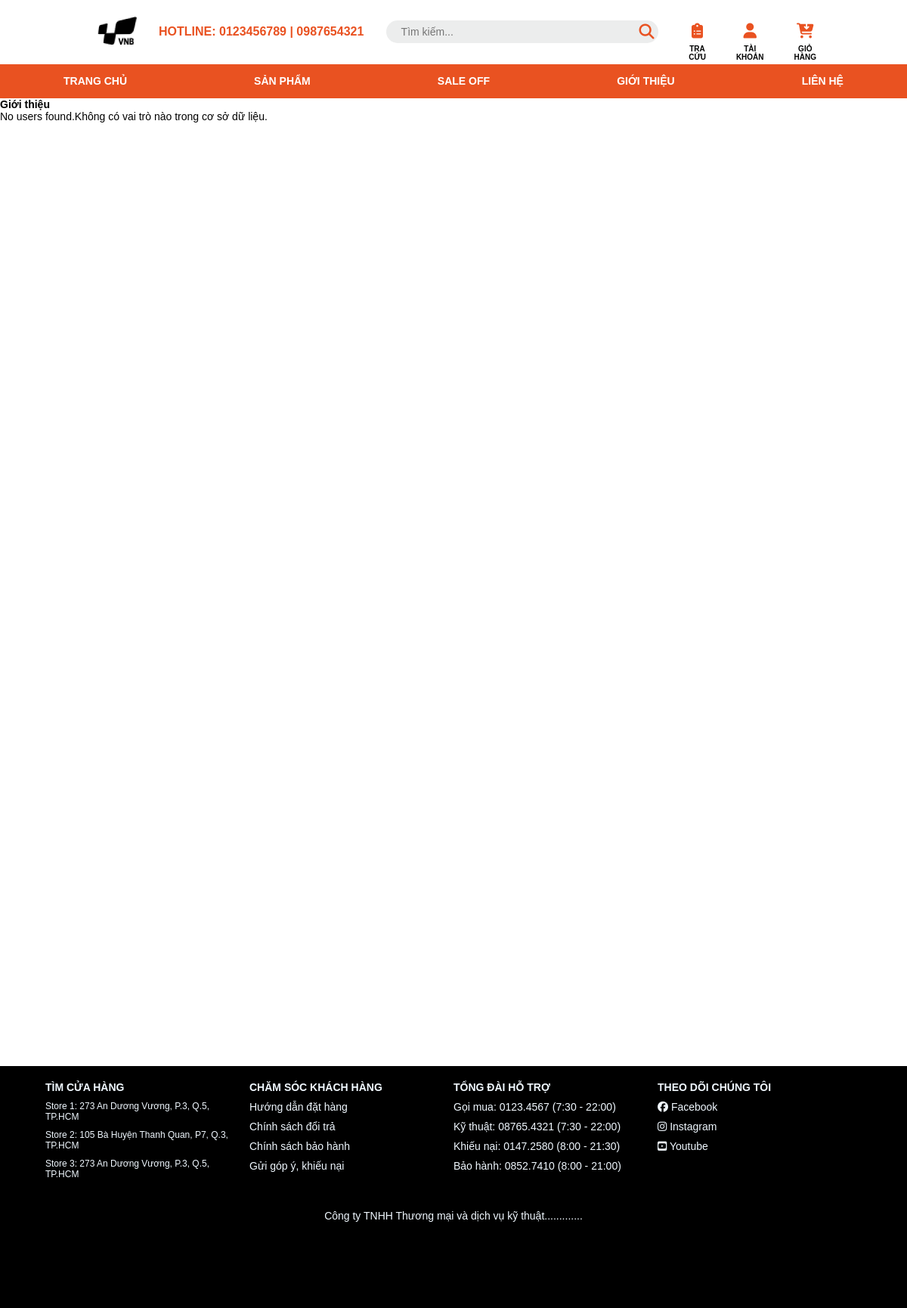
/Controllers/index.php?control=IntroduceCategory, run on an earlier commit of the app's database.
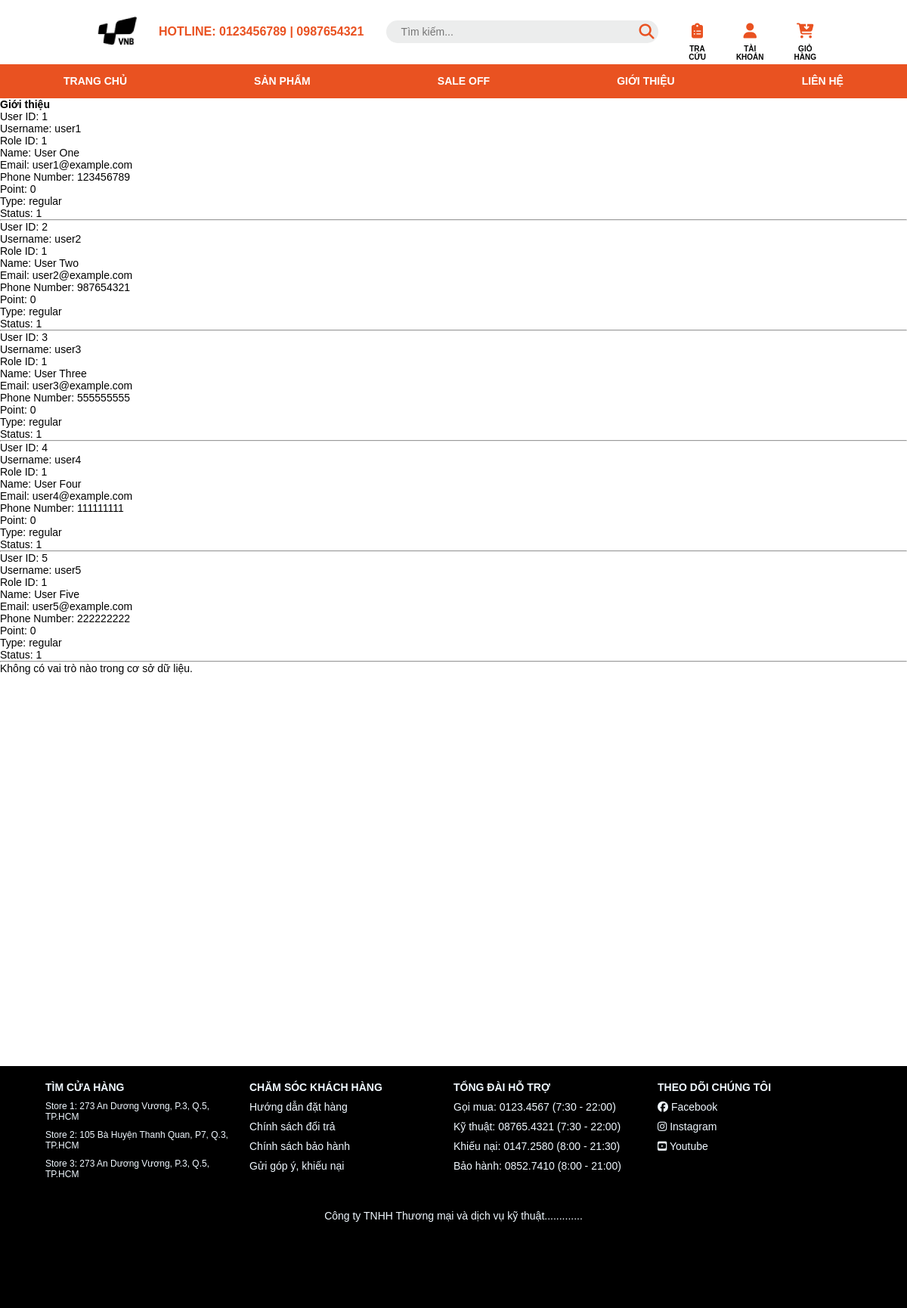
And on a later commit of the database.
### tables this page shows
CREATE TABLE `user` (
  `userID` int(10) NOT NULL,
  `username` text NOT NULL,
  `password` text NOT NULL DEFAULT '1',
  `timeCreated` datetime NOT NULL DEFAULT current_timestamp(),
  `roleID` int(11) NOT NULL,
  `name` text NOT NULL,
  `mail` text NOT NULL,
  `phoneNumber` text NOT NULL,
  `point` int(11) NOT NULL,
  `type` text NOT NULL,
  `status` text NOT NULL
);

### Model/database.php (called while the page is built, shortened)
<?php
Class Database{
   public $host   = DB_HOST;
   public $user   = DB_USER;
   public $pass   = DB_PASS;
   public $dbname = DB_NAME;
   public $link;
private function connectDB(){
   $this->link = new mysqli($this->host, $this->user, $this->pass,
    $this->dbname);
 }
public function select($query){
  $result = $this->link->query($query) or
   die($this->link->error.__LINE__);
  if($result->num_rows > 0){
    return $result;
  } else {
    return false;
  }
 }
}

### Model/ModelUser.php (called while the page is built, shortened)
<?php
require_once 'database.php';
class ModelUser {
    protected $db;
    public function __construct() {
        $this->db = new Database();
    }
    public function getAllUsers() {
        $query = "SELECT * FROM user WHERE status != 0";
        $result = $this->db->select($query);
        if ($result) {
            $users = [];
            while ($row = $result->fetch_assoc()) {
                $users[] = $row;
            }
            return $users;
        } else {
            return false;
        }
    }
}
?>

### Model/ModelRole.php (called while the page is built, shortened)
<?php
require_once 'database.php';
class ModelRole {
    protected $db;
    public function __construct() {
        $this->db = new Database();
    }
    public function getAllRoles() {
        $query = "SELECT * FROM role";
        $result = $this->db->select($query);
        if ($result) {
            $roles = [];
            while ($row = $result->fetch_assoc()) {
                $roles[] = $row;
            }
            return $roles;
        } else {
            return false;
        }
    }
}
?>

### View/user/pages/intro_page.php (the view)
<h3> Giới thiệu</h3>
<?php
require_once '../Model/ModelUser.php';
$modelUser = new ModelUser();
$users = $modelUser->getAllUsers();
if ($users) {
    foreach ($users as $user) {
        echo "User ID: " . $user['userID'] . "<br>";
        echo "Username: " . $user['username'] . "<br>";
        echo "Role ID: " . $user['roleID'] . "<br>";
        echo "Name: " . $user['name'] . "<br>";
        echo "Email: " . $user['mail'] . "<br>";
        echo "Phone Number: " . $user['phoneNumber'] . "<br>";
        echo "Point: " . $user['point'] . "<br>";
        echo "Type: " . $user['type'] . "<br>";
        echo "Status: " . $user['status'] . "<br>";
        echo "<hr>";
    }
} else {
    echo "No users found.";
}
?>
<?php
require_once '../Model/ModelRole.php';
$modelRole = new ModelRole();
$roles = $modelRole->getAllRoles();
if ($roles !== false) {
    foreach ($roles as $role) {
        echo "Role ID: " . $role['roleID'] . ", Role Name: " . $role['roleName'] . "<br>";
    }
} else {
    echo "Không có vai trò nào trong cơ sở dữ liệu.";
}
?>

### Controllers/index.php (shortened to what this page needs)
<!DOCTYPE html>
<html lang="en">
<head>
    <link rel="stylesheet" href="../View/css/style.css">
    <link rel="stylesheet" href="../View/css/homepage.css">
    <link rel="stylesheet" href="../View/css/footer.css">
    <link rel="stylesheet" href="../View/css/slider.css">
    <link rel="stylesheet" href="https://cdnjs.cloudflare.com/ajax/libs/font-awesome/6.5.1/css/all.min.css">
</head>
<header>
<?php include("../View/user/header.php"); ?>
</header>
<body>
    <div class="wrapper">
        <?php
            include("../Controllers/main.php");
            include("../View/user/footer.php");
        ?>
    </div>
</body>
</html>

### View/user/header.php (shortened to what this page needs)
<div class="header_contentTop">
        <div class="left_header_contentTop">
            <div class="logo">
                <img src="../View/images/logo.png">
            </div>
            <a href=""> HOTLINE: 0123456789 | 0987654321 </a>
        </div>
        <div class="center_header_contentTop">
            <li>
                <input placeholder="Tìm kiếm..." type="text">
                <i class="fa fa-search" aria-hidden="true" style="color: #e95221;"></i>
            </li>
        </div>
        <div class="right_header_contentTop">
            <div class="icon-item">
                <li>
                    <i class="fa-solid fa-clipboard-list" style="color: #e95221;"></i>
                    <span class="icon-name">TRA CỨU</span>
                </li>
            </div>
            <div class="icon-item">
                <li>
                    <i class="fa-solid fa-user" style="color: #e95221;"></i>
                    <span class="icon-name">TÀI KHOẢN</span>
                </li>
            </div>
            <div class="icon-item">
                <li>
                    <i class="fa-solid fa-cart-arrow-down" style="color: #e95221;"></i>
                    <span class="icon-name">GIỎ HÀNG</span>
                </li>
            </div>
        </div>
</div>
<div class="header_contentBottom">
        <li> <a class="titlemenu" href="index.php">TRANG CHỦ</a> </li>
        <li>
            <a class="titlemenu" href="index.php?control=ProductCategory&id=1">SẢN PHẨM</a>
        </li>
        <li> <a class="titlemenu" href="index.php?control=SaleOffCategory&id=2">SALE OFF</a></li>
        <li> <a class="titlemenu" href="index.php?control=IntroduceCategory">GIỚI THIỆU</a></li>
        <li> <a class="titlemenu" href="index.php?control=ContactCategory">LIÊN HỆ</a></li>
</div>

### Controllers/main.php (shortened to what this page needs)
<div id = "main">
    <?php
        if(isset($_GET['control'])){
            $tmp = $_GET['control'];
        }
        else $tmp = '';
        if($tmp=='ProductCategory'){
            include("../View/user/pages/product_page.php");
        }
        else if($tmp=='SaleOffCategory'){
            include("../View/user/pages/saleOff_page.php");
        }
        else if($tmp=='IntroduceCategory'){
            include("../View/user/pages/intro_page.php");
        }
    ?>
</div>

### View/user/footer.php
<footer class="footer">
    <div class="row">
        <div class="boxcenter">
          <div class="boxfooter1">
              <h3>TÌM CỬA HÀNG</h3>
                <div class="mr">Store 1: 273 An Dương Vương, P.3, Q.5, TP.HCM</div>
                <div class="mr">Store 2: 105 Bà Huyện Thanh Quan, P7, Q.3, TP.HCM</div>
                <div class="mr">Store 3: 273 An Dương Vương, P.3, Q.5, TP.HCM</div>
          </div>
          <div class="boxfooter2">
            <h3>CHĂM SÓC KHÁCH HÀNG</h3>
            <div class="mr"> <a> Hướng dẫn đặt hàng</a></div>
            <div class="mr"> <a> Chính sách đổi trả</a></div>
            <div class="mr"> <a> Chính sách bảo hành</a></div>
            <div class="mr"> <a> Gửi góp ý, khiếu nại</a></div>
          </div>
          <div class="boxfooter3">
            <h3>TỔNG ĐÀI HỖ TRỢ</h3>
            <div class="mr"> <a> Gọi mua: 0123.4567 (7:30 - 22:00)</a></div>
            <div class="mr"> <a> Kỹ thuật: 08765.4321 (7:30 - 22:00)</a></div>
            <div class="mr"> <a> Khiếu nại: 0147.2580 (8:00 - 21:30)</a></div>
            <div class="mr"> <a> Bảo hành: 0852.7410 (8:00 - 21:00)</a></div>
          </div>
          <div class="boxfooter4">
            <h3>THEO DÕI CHÚNG TÔI </h3>
            <div class="mr"> <a> <i class="fa-brands fa-facebook"></i> Facebook </a></div>
            <div class="mr"> <a> <i class="fa-brands fa-instagram"></i> Instagram </a></div>
            <div class="mr"> <a> <i class="fa-brands fa-square-youtube"></i> Youtube </a></div>
          </div>
        </div>
    </div>
    <div class="row textcenter"> Công ty TNHH Thương mại và dịch vụ kỹ thuật............. </div>
</footer>

### View/css/style.css (style rules this page uses)
* { margin: 0; padding: 0; box-sizing: border-box; font-family: Arial, Helvetica, sans-serif; font-size: 14px; }
li { list-style: none; }
a { text-decoration: none; }
header { height: 130px; display: block; justify-content: space-between; }
.header_contentTop { display: flex; justify-content: space-between; padding: 10px 100px; height: 65%; }
.logo { padding: 0 25px; cursor: pointer; }
.left_header_contentTop { flex: 1; display: flex; justify-content: space-between; align-items: center; }
.left_header_contentTop > a { font-size: 16px; font-weight: bold; color: #E95221; width: 280px; }
.center_header_contentTop { flex: 2; display: flex; justify-content: center; align-items: center; }
.center_header_contentTop > li { height: 30px; width: 360px; position: relative; }
.center_header_contentTop > li input { width: 100%; height: 100%; background: #eceded; border: none; border-radius: 20px; }
.center_header_contentTop > li input::placeholder { text-align: left; padding-left: 20px; }
.center_header_contentTop > li i { font-size: 20px; position: absolute; right: 5px; margin-top: 5px; }
.right_header_contentTop { flex: 1; display: flex; justify-content: center; align-items: center; }
.icon-item { text-align: center; margin: 0 20px; margin-top: 25px; height: 75%; }
.icon-item > li i { font-size: 20px; position: relative; }
.icon-name { display: block; margin-top: 8px; font-size: 10px; font-weight: bold; }
.header_contentBottom { height: 35%; display: flex; justify-content: space-around; align-items: center; background: #E95221; }
.header_contentBottom > li { position: relative; }
.titlemenu { color: #ffffff; font-weight: bold; }
.wrapper { height: 1600px; display: block; }
#main { height: 80%; width: 100%; }
.footer { height: 20%; width: 100%; background: #000; }

### View/css/footer.css (style rules this page uses)
.footer { float: left; width: 100%; min-height:150px; background-color: black; }
.row { float: left; width: 100%; margin-bottom: 20px; padding-top: 20px; }
.boxcenter { width: 90%; margin: 0px auto; font-size: 18px; }
.boxfooter1 { width: 25%; float: left; color:aliceblue; }
.boxfooter2 { width: 25%; float: left; color:aliceblue; }
.boxfooter3 { width: 25%; float: left; color:aliceblue; }
.boxfooter4 { width: 25%; float: left; color:aliceblue; }
.textcenter { color:aliceblue; text-align: center; }
.mr { font-size: 12px; margin-top: 10px; margin-right: 20px; }

### View/css/slider.css (style rules this page uses)
li { list-style: none; }

What changed in the data, as far as the page shows it:
now on this page (row edited): user: userID "1", username "user1", roleID "1", name "User One", mail "user1@example.com", phoneNumber "123456789", point "0", type "regular", status "1"
now on this page (row edited): user: userID "2", username "user2", roleID "1", name "User Two", mail "user2@example.com", phoneNumber "987654321", point "0", type "regular", status "1"
now on this page (row edited): user: userID "3", username "user3", roleID "1", name "User Three", mail "user3@example.com", phoneNumber "555555555", point "0", type "regular", status "1"
now on this page (row edited): user: userID "4", username "user4", roleID "1", name "User Four", mail "user4@example.com", phoneNumber "111111111", point "0", type "regular", status "1"
now on this page (row edited): user: userID "5", username "user5", roleID "1", name "User Five", mail "user5@example.com", phoneNumber "222222222", point "0", type "regular", status "1"
Also different on the page:
text no longer shown: "No users found."
